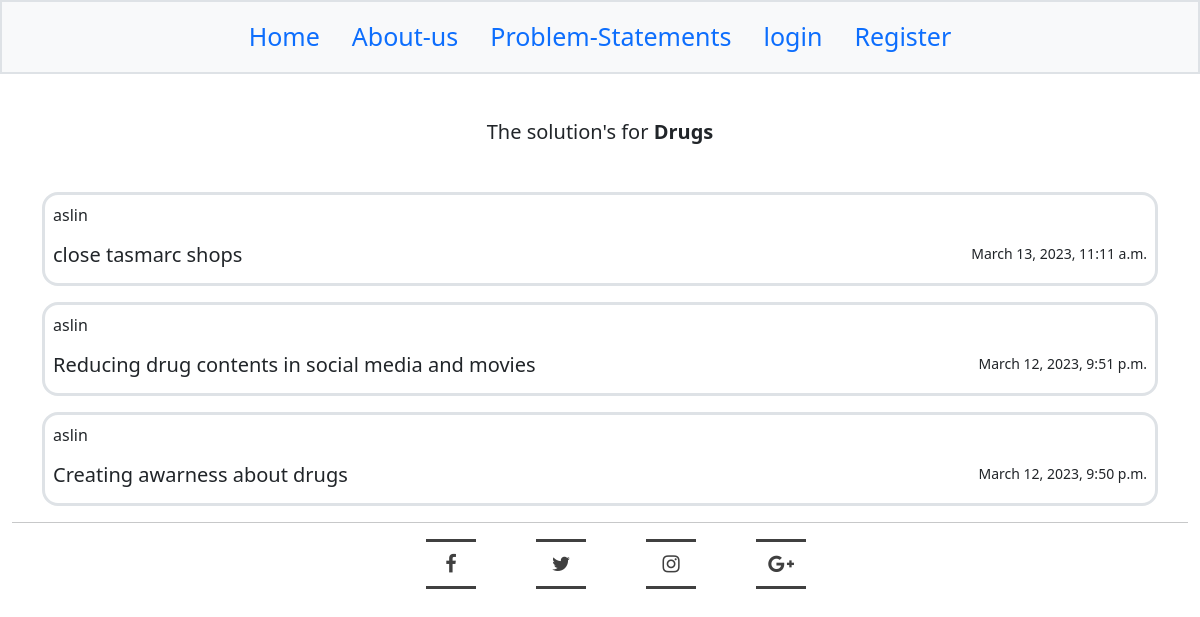
/problem_statements/2/view-solutions/, run on an earlier commit of the app's database.
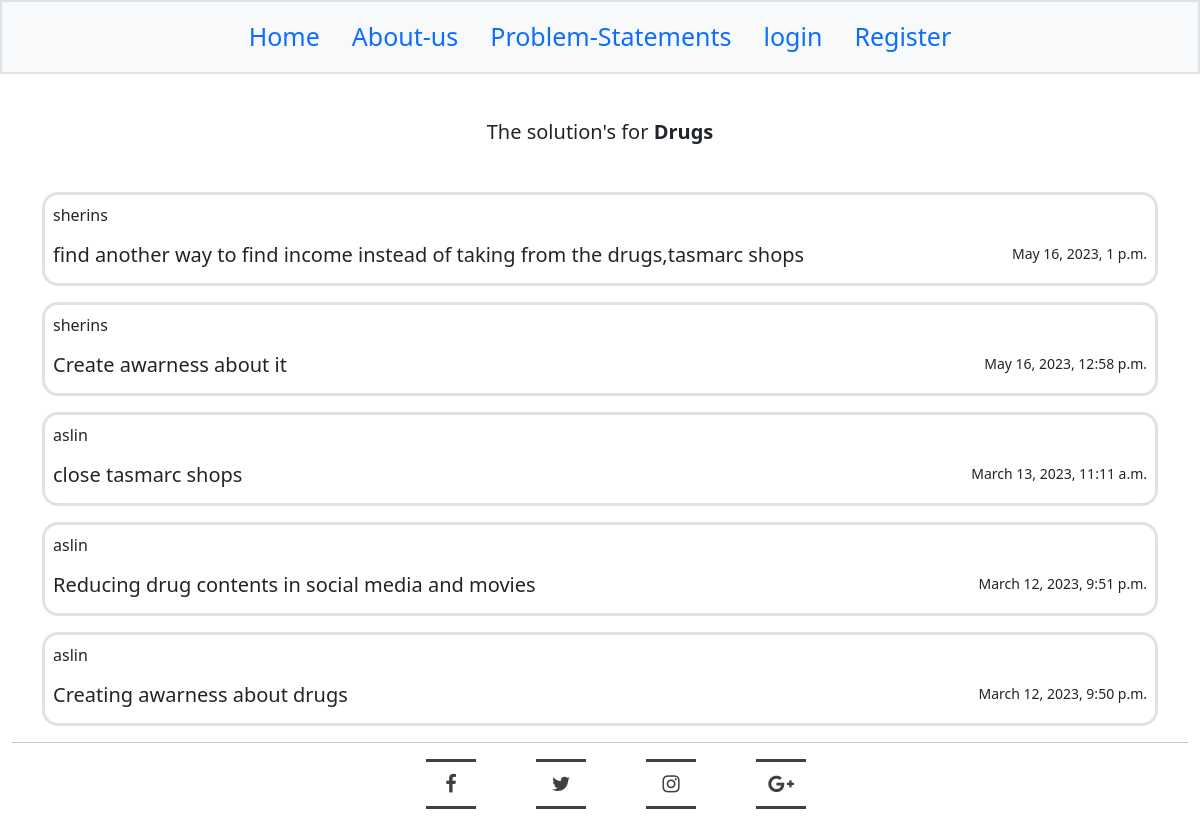
And on a later commit of the database.
### nation_book/models.py (models this page shows, shortened)
class ProblemComments(models.Model):
    body=models.TextField(default='')
    time=models.DateTimeField(auto_now_add=True)
    post=models.ForeignKey(ProblemStatement,on_delete=models.CASCADE)
    author=models.CharField(max_length=200)
    class Meta:
        ordering = ['-time']

### nation_book/views.py (the view)
# urls.py: path('problem_statements/<int:pk>/view-solutions/',views.view_solutions,name='view_solutions'),
def view_solutions(request,pk):
    comments=ProblemComments.objects.filter(post=pk)
    problem=ProblemStatement.objects.get(pk=pk)
    return render(request,'view-solutions.html',{'comments':comments,'problem':problem})

### nation_book/models.py (called while the page is built)
    def __str__(self):
        return self.problem_name

### nation_book/templates/view-solutions.html
{% extends 'base.html' %}
{% load static %}
{% block content %}
<br><br><br>
<div class="mt-5">
  <center><h5>The solution's for  <b>{{problem}}</b></h5></center><br>
  {% if comments|length == 0 %}
  <center><h5 style="color:red">There is no solution's submitted yet.</h5></center>
  {% else %}
  {% for comment in comments %}
  <div class="container mt-3">
    <div class="container p-2 border border-3 rounded-4">
      <p class="">{{comment.author}}</p>
      <small class="float-end">{{comment.time}}</small>
      <h5>{{comment.body}}</h5>
    </div>
  </div>
  {% endfor %}
  {% endif %}
</div>
{% endblock %}

What changed in the data, as far as the page shows it:
added ProblemComments: author "sherins", time "May 16, 2023, 1 p.m.", body "find another way to find income instead of taking from the drugs,tasmarc shops"
added ProblemComments: author "sherins", time "May 16, 2023, 12:58 p.m.", body "Create awarness about it"
